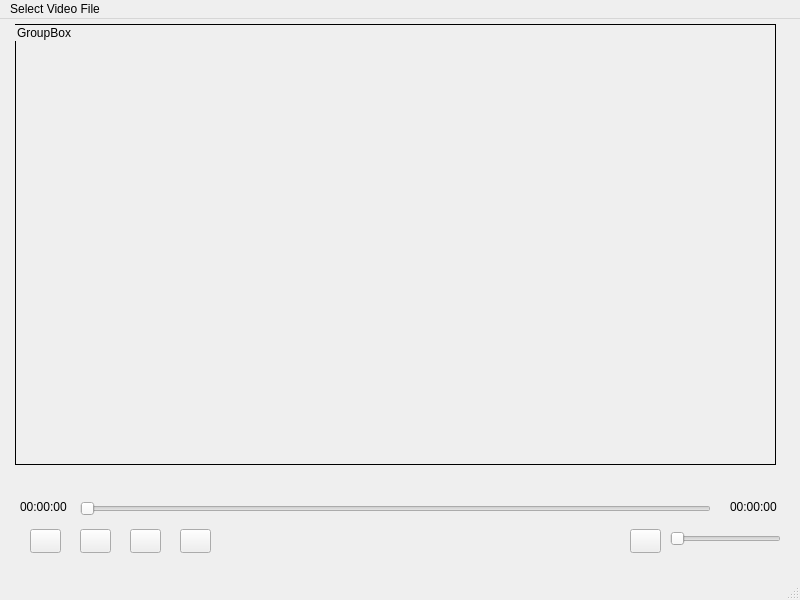
<?xml version="1.0" encoding="UTF-8"?>
<ui version="4.0">
 <class>MainWindow</class>
 <widget class="QMainWindow" name="MainWindow">
  <property name="geometry">
   <rect>
    <x>0</x>
    <y>0</y>
    <width>800</width>
    <height>600</height>
   </rect>
  </property>
  <property name="windowTitle">
   <string>MainWindow</string>
  </property>
  <widget class="QWidget" name="centralwidget">
   <widget class="QGroupBox" name="groupBox_Video">
    <property name="enabled">
     <bool>true</bool>
    </property>
    <property name="geometry">
     <rect>
      <x>15</x>
      <y>5</y>
      <width>761</width>
      <height>441</height>
     </rect>
    </property>
    <property name="styleSheet">
     <string notr="true">QGroupBox
{
	border: 1px solid black;
}</string>
    </property>
    <property name="title">
     <string>GroupBox</string>
    </property>
    <widget class="QStackedWidget" name="stackedWidget_logo">
     <property name="geometry">
      <rect>
       <x>219</x>
       <y>119</y>
       <width>311</width>
       <height>171</height>
      </rect>
     </property>
     <widget class="QWidget" name="page"/>
     <widget class="QWidget" name="page_2"/>
    </widget>
   </widget>
   <widget class="QPushButton" name="pushButton_Seek_Backward">
    <property name="geometry">
     <rect>
      <x>30</x>
      <y>510</y>
      <width>31</width>
      <height>24</height>
     </rect>
    </property>
    <property name="text">
     <string/>
    </property>
   </widget>
   <widget class="QPushButton" name="pushButton_Play_Pause">
    <property name="geometry">
     <rect>
      <x>80</x>
      <y>510</y>
      <width>31</width>
      <height>24</height>
     </rect>
    </property>
    <property name="text">
     <string/>
    </property>
   </widget>
   <widget class="QPushButton" name="pushButton_Stop">
    <property name="geometry">
     <rect>
      <x>130</x>
      <y>510</y>
      <width>31</width>
      <height>24</height>
     </rect>
    </property>
    <property name="text">
     <string/>
    </property>
   </widget>
   <widget class="QPushButton" name="pushButton_Seek_Forward">
    <property name="geometry">
     <rect>
      <x>180</x>
      <y>510</y>
      <width>31</width>
      <height>24</height>
     </rect>
    </property>
    <property name="text">
     <string/>
    </property>
   </widget>
   <widget class="QPushButton" name="pushButton_Volume">
    <property name="geometry">
     <rect>
      <x>630</x>
      <y>510</y>
      <width>31</width>
      <height>24</height>
     </rect>
    </property>
    <property name="text">
     <string/>
    </property>
   </widget>
   <widget class="QSlider" name="horizontalSlider_Volume">
    <property name="geometry">
     <rect>
      <x>670</x>
      <y>510</y>
      <width>111</width>
      <height>20</height>
     </rect>
    </property>
    <property name="orientation">
     <enum>Qt::Horizontal</enum>
    </property>
   </widget>
   <widget class="QSlider" name="horizontalSlider_Duration">
    <property name="geometry">
     <rect>
      <x>80</x>
      <y>480</y>
      <width>631</width>
      <height>20</height>
     </rect>
    </property>
    <property name="orientation">
     <enum>Qt::Horizontal</enum>
    </property>
   </widget>
   <widget class="QLabel" name="label_current_Time">
    <property name="geometry">
     <rect>
      <x>20</x>
      <y>480</y>
      <width>49</width>
      <height>16</height>
     </rect>
    </property>
    <property name="text">
     <string>00:00:00</string>
    </property>
   </widget>
   <widget class="QLabel" name="label_Total_Time">
    <property name="geometry">
     <rect>
      <x>730</x>
      <y>480</y>
      <width>49</width>
      <height>16</height>
     </rect>
    </property>
    <property name="text">
     <string>00:00:00</string>
    </property>
   </widget>
  </widget>
  <widget class="QMenuBar" name="menubar">
   <property name="geometry">
    <rect>
     <x>0</x>
     <y>0</y>
     <width>800</width>
     <height>21</height>
    </rect>
   </property>
   <widget class="QMenu" name="menuSelect_Video_File">
    <property name="title">
     <string>Select Video File</string>
    </property>
    <addaction name="actionOpen"/>
   </widget>
   <addaction name="menuSelect_Video_File"/>
  </widget>
  <widget class="QStatusBar" name="statusbar"/>
  <action name="actionOpen">
   <property name="text">
    <string>Open</string>
   </property>
  </action>
 </widget>
 <resources/>
 <connections/>
</ui>
